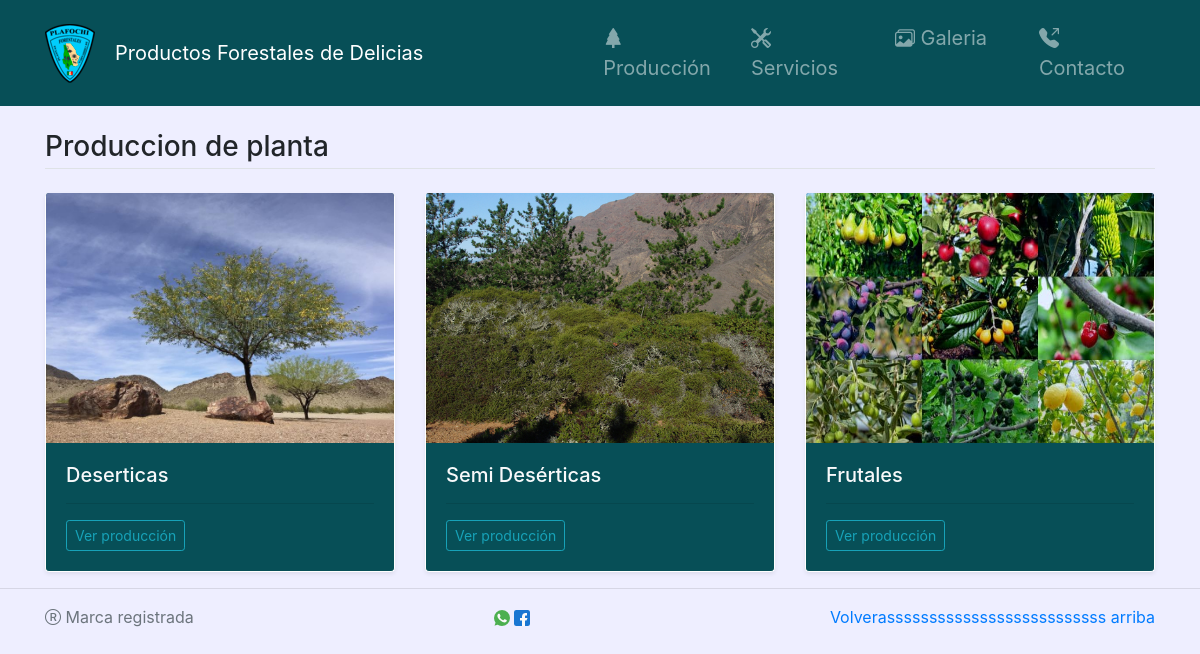
Before: /categorias with the older database file.
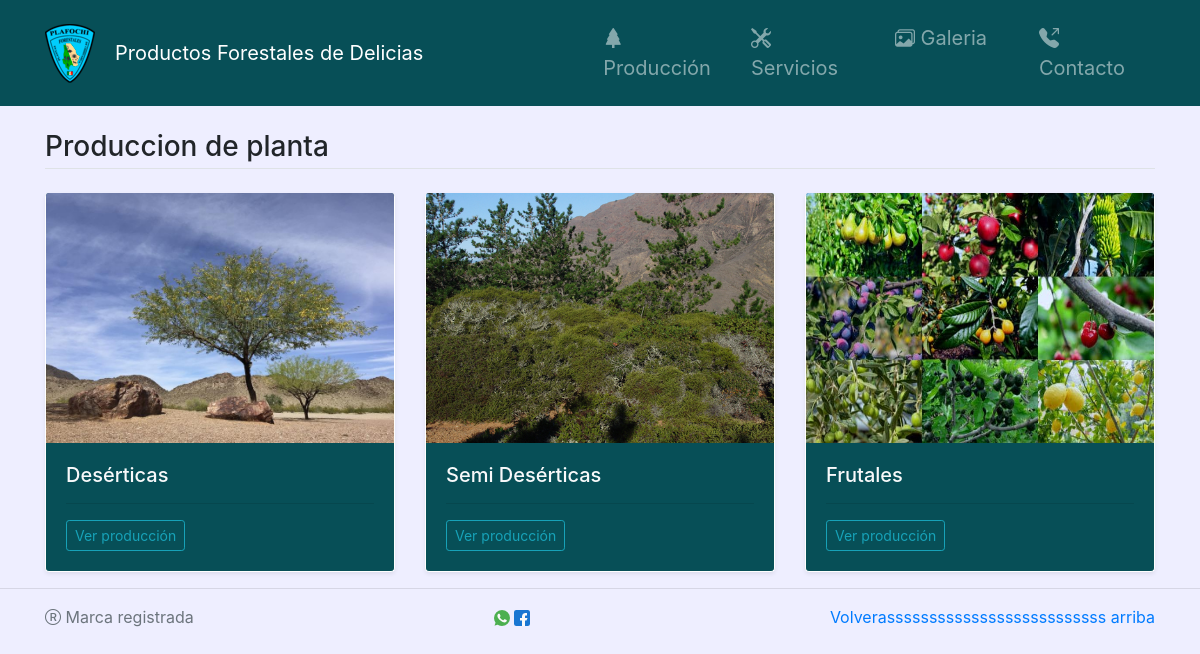
After: the same page with the newer database file.
### AppNoticias/models.py (models this page shows, shortened)
class Categoria(models.Model):
    titulo = models.CharField(max_length=100)
    categoria_imagen = models.ImageField(upload_to='imgs/')
    class Meta:
        verbose_name_plural='Categorias'

### AppNoticias/views.py (the view)
def categoria(request,):
    categorias=Categoria.objects.all()
    return render (request, 'categorias.html',{
        'categorias': categorias
    })

### AppNoticias/templates/categorias.html
{% extends 'base.html' %}
{% block content %}
<main class="container-xl">
	<h3 class="border-bottom pb-1 my-4">Produccion de planta</h3>
    <div class="row">
		{% for categoria in categorias %}
		<div class="col-md-4">
			<div class="card rounded shadow-sm  border-top-0">
            <img height="250" width="100" src="{{categoria.categoria_imagen.url}}" class="card-img-top" alt="{{categoria.titulo}}">
			  <div class="card-body">
			    <h5 class="card-title text-light">{{categoria.titulo}}</h5>
			    <hr/>
			    <p class="card-text"><a href="categoria/{{categoria.id}}" class="btn btn-sm btn-outline-info">Ver producción</a></p>
			  </div>
			</div>
		</div>
		{% endfor %}
	</div>
</main>
{% endblock %}

### AppNoticias/templates/base.html (shortened to what this page needs)
{% load static %}
<!DOCTYPE html>
<html>
<head>
	<link rel="stylesheet" type="text/css" href="{% static 'vendor/bs4/bootstrap.min.css' %}" />
	<link rel="stylesheet" type="text/css" href="{% static 'bg.css' %}" />
 <link href="https://maxcdn.bootstrapcdn.com/font-awesome/4.7.0/css/font-awesome.min.css" rel="stylesheet">
<link rel="stylesheet" href="https://cdn.jsdelivr.net/npm/bootstrap-icons@1.9.1/font/bootstrap-icons.css">
</head>
<body style="background-color:#EEEEFF;">
    <nav class="navbar navbar-expand-lg navbar-dark  bg-green" >
      <div class="container " >
		  <img  src="/static/logo.png" alt="" >
        <a class="navbar-brand fw-bold fst-italic"  href="/">Productos Forestales de Delicias</a>
        <div class="collapse navbar-collapse" id="navbarSupportedContent">
          <ul class="navbar-nav ms-auto">
            <li class="nav-item">
              <a class="nav-link active " aria-current="page" href="{% url 'contacto' %}"></a>
            </li>
            <li class="nav-item">
              <a class="nav-link text-blake" href="{% url 'categorias' %}"><i class="bi bi-tree-fill"></i>Producción</a>
            </li>
            <li class="nav-item">
              <a class="nav-link text-blake" href="{% url 'servicios' %}"><i class="bi bi-tools"></i> Servicios</a>
            </li>
            <li class="nav-item">
              <a class="nav-link text-blake" href="{% url 'galeria' %}"><i class="bi bi-images"></i> Galeria</a>
            </li>
            <li class="nav-item">
              <a class="nav-link text-blake" href="{% url 'contacto' %}"><i class="bi bi-telephone-outbound-fill"></i> Contacto</a>
            </li>
          </ul>
        </div>
      </div>
    </nav>
    {% block content %}
    {% endblock %}
<hr/>
<footer class="text-muted">
  <div class="container">
    <p class="float-right">
      <a href="#">Volverassssssssssssssssssssssssss arriba</a>
    </p>
    <p class="float-left">
      <i class="bi bi-r-circle"></i> Marca registrada
    </p>
     <p class="text-center">
          <a href="https://api.whatsapp.com/send?phone=516391896289" target="_BLANK">
                        <img src="{%static 'whatsapp1.png'%}" > </a>
                        <a href="https://www.facebook.com/Productos-Forestales-de-Delicias-103543502375491" target="_blank">
                            <img src="{%static 'facebook1.png' %}" >
                        </a>
      </p>
  </div>
</footer>
</body>
</html>

### static/bg.css (style rules this page uses)
.bg-green { background: #074F57; }
.card { background: #074F57; border: 1px solid #fff; border-radius: 0; box-shadow: 0 0.5rem 1rem rgba(0, 0, 0, .15); transition: all .2s ease-in-out; }
.card::before, .card::after { position: absolute; top: 0; right: 0; bottom: 0; left: 0; transform: scale3d(0, 0, 1); transition: transform .3s ease-out 0s; background: rgba(255, 255, 255, 0.1); content: ''; pointer-events: none; }
.card::before { transform-origin: left top; }
.card::after { transform-origin: right bottom; }
.nav-item a { color:#dfdfdf; }
.nav-item { min-width:12vw; }
.nav-item { padding-left: 10px background-color: #fff; border: 2px solid transparent; border-radius: 4px; color: #000; margin-right: 0em; margin-left: 0em; padding: .25em .5em; text-decoration: none; font-size: 20px; }
.navbar-brand { margin-left: 1em; }

Changed rows visible on the page:
removed Categoria: categoria_imagen (picture), titulo "Deserticas"
added Categoria: categoria_imagen (picture), titulo "Desérticas"
